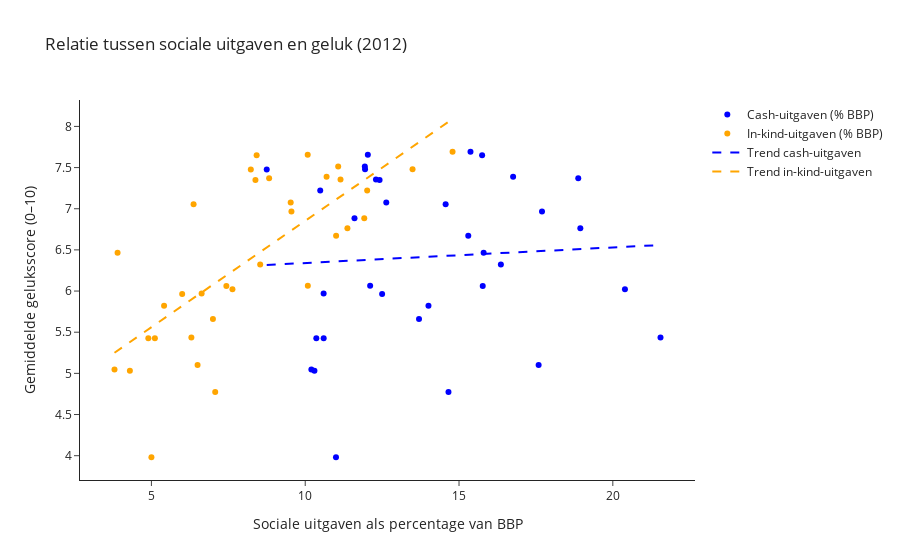

This figure's notebook cell:
### Code cell
import pandas as pd
import numpy as np
import plotly.graph_objects as go

# Dataset inladen
pad = "Data/volledige_gecombineerde_dataset.csv"  # Pas pad aan indien nodig
df = pd.read_csv(pad)

# Filteren op compleet jaar
df_2012 = df[df['year'] == 2012].dropna(subset=[
    'socexp_c_pmp',
    'socexp_k_pmp',
    'ladder_y'  # Dit is de juiste kolomnaam
])

# Functie voor regressielijn
def regressielijn(x, y):
    slope, intercept = np.polyfit(x, y, 1)
    x_vals = np.linspace(x.min(), x.max(), 100)
    y_vals = slope * x_vals + intercept
    return x_vals, y_vals

# Data voorbereiden
x_cash = df_2012['socexp_c_pmp']
x_natura = df_2012['socexp_k_pmp']
y_geluk = df_2012['ladder_y']


# Regressielijnen
x_vals_cash, y_vals_cash = regressielijn(x_cash, y_geluk)
x_vals_natura, y_vals_natura = regressielijn(x_natura, y_geluk)

# Figuur
fig = go.Figure()

# Cash-uitgaven
fig.add_trace(go.Scatter(
    x=x_cash,
    y=y_geluk,
    mode='markers',
    marker=dict(color='blue'),
    text=df_2012['country'],
    name='Cash-uitgaven (% BBP)',
    hovertemplate="<b>%{text}</b><br>Cash-uitgaven: %{x:.2f}% van BBP<br>Geluksscore: %{y:.2f}<extra></extra>"
))

# In-kind-uitgaven
fig.add_trace(go.Scatter(
    x=x_natura,
    y=y_geluk,
    mode='markers',
    marker=dict(color='orange'),
    text=df_2012['country'],
    name='In-kind-uitgaven (% BBP)',
    hovertemplate="<b>%{text}</b><br>In-kind-uitgaven: %{x:.2f}% van BBP<br>Geluksscore: %{y:.2f}<extra></extra>"
))

# Trendlijn cash
fig.add_trace(go.Scatter(
    x=x_vals_cash,
    y=y_vals_cash,
    mode='lines',
    line=dict(color='blue', dash='dash'),
    name='Trend cash-uitgaven'
))

# Trendlijn in-kind
fig.add_trace(go.Scatter(
    x=x_vals_natura,
    y=y_vals_natura,
    mode='lines',
    line=dict(color='orange', dash='dash'),
    name='Trend in-kind-uitgaven'
))

# Layout
fig.update_layout(
    title="Relatie tussen sociale uitgaven en geluk (2012)",
    xaxis_title="Sociale uitgaven als percentage van BBP",
    yaxis_title="Gemiddelde geluksscore (0–10)",
    template="simple_white"
)

fig.show()

### Figure 1 — Plotly figure (JSON) as saved in the notebook; plotly's stock layout.template omitted (floating-point values rounded to 4 significant figures)
{"data": [{"hovertemplate": "<b>%{text}</b><br>Cash-uitgaven: %{x:.2f}% van BBP<br>Geluksscore: %{y:.2f}<extra></extra>", "marker": {"color": "blue"}, "mode": "markers", "name": "Cash-uitgaven (% BBP)", "text": ["Australia", "Austria", "Belgium", "Bulgaria", "Canada", "Croatia", "Cyprus", "Denmark", "Estonia", "Finland", "France", "Germany", "Greece", "Hungary", "Iceland", "Ireland", "Italy", "Japan", "Latvia", "Lithuania", "Luxembourg", "Malta", "Netherlands", "New Zealand", "Norway", "Poland", "Portugal", "Romania", "Slovakia", "Slovenia", "Spain", "Sweden", "Switzerland", "United Kingdom"], "type": "scatter", "x": [12.42, 18.88, 17.7, 11, 8.749, 13.7, 15.8, 15.37, 10.36, 16.76, 18.94, 15.3, 21.55, 14.66, 12.3, 12.63, 20.39, 12.11, 10.2, 10.6, 14.56, 12.5, 11.94, 10.49, 12.04, 14.01, 17.59, 10.3, 10.6, 15.77, 16.36, 11.95, 15.75, 11.6], "y": [7.35, 7.369, 6.967, 3.981, 7.477, 5.661, 6.466, 7.693, 5.426, 7.389, 6.764, 6.672, 5.435, 4.775, 7.355, 7.076, 6.021, 6.064, 5.046, 5.426, 7.054, 5.964, 7.512, 7.221, 7.655, 5.822, 5.101, 5.033, 5.969, 6.06, 6.322, 7.48, 7.65, 6.883]}, {"hovertemplate": "<b>%{text}</b><br>In-kind-uitgaven: %{x:.2f}% van BBP<br>Geluksscore: %{y:.2f}<extra></extra>", "marker": {"color": "orange"}, "mode": "markers", "name": "In-kind-uitgaven (% BBP)", "text": ["Australia", "Austria", "Belgium", "Bulgaria", "Canada", "Croatia", "Cyprus", "Denmark", "Estonia", "Finland", "France", "Germany", "Greece", "Hungary", "Iceland", "Ireland", "Italy", "Japan", "Latvia", "Lithuania", "Luxembourg", "Malta", "Netherlands", "New Zealand", "Norway", "Poland", "Portugal", "Romania", "Slovakia", "Slovenia", "Spain", "Sweden", "Switzerland", "United Kingdom"], "type": "scatter", "x": [8.382, 8.827, 9.552, 5, 8.231, 7, 3.9, 14.79, 5.112, 10.7, 11.37, 11.0, 6.299, 7.074, 11.15, 9.528, 7.634, 10.09, 3.8, 4.9, 6.371, 6, 11.07, 12.01, 10.08, 5.412, 6.501, 4.3, 6.633, 7.436, 8.536, 13.49, 8.421, 11.92], "y": [7.35, 7.369, 6.967, 3.981, 7.477, 5.661, 6.466, 7.693, 5.426, 7.389, 6.764, 6.672, 5.435, 4.775, 7.355, 7.076, 6.021, 6.064, 5.046, 5.426, 7.054, 5.964, 7.512, 7.221, 7.655, 5.822, 5.101, 5.033, 5.969, 6.06, 6.322, 7.48, 7.65, 6.883]}, {"line": {"color": "blue", "dash": "dash"}, "mode": "lines", "name": "Trend cash-uitgaven", "type": "scatter", "x": [8.749, 8.878, 9.008, 9.137, 9.266, 9.396, 9.525, 9.654, 9.783, 9.913, 10.04, 10.17, 10.3, 10.43, 10.56, 10.69, 10.82, 10.95, 11.08, 11.21, 11.34, 11.46, 11.59, 11.72, 11.85, 11.98, 12.11, 12.24, 12.37, 12.5, 12.63, 12.76, 12.89, 13.02, 13.15, 13.27, 13.4, 13.53, 13.66, 13.79, 13.92, 14.05, 14.18, 14.31, 14.44, 14.57, 14.7, 14.83, 14.96, 15.08, 15.21, 15.34, 15.47, 15.6, 15.73, 15.86, 15.99, 16.12, 16.25, 16.38, 16.51, 16.64, 16.77, 16.9, 17.02, 17.15, 17.28, 17.41, 17.54, 17.67, 17.8, 17.93, 18.06, 18.19, 18.32, 18.45, 18.58, 18.71, 18.83, 18.96, 19.09, 19.22, 19.35, 19.48, 19.61, 19.74, 19.87, 20.0, 20.13, 20.26, 20.39, 20.52, 20.64, 20.77, 20.9, 21.03, 21.16, 21.29, 21.42, 21.55], "y": [6.317, 6.32, 6.322, 6.324, 6.327, 6.329, 6.332, 6.334, 6.337, 6.339, 6.342, 6.344, 6.346, 6.349, 6.351, 6.354, 6.356, 6.359, 6.361, 6.364, 6.366, 6.368, 6.371, 6.373, 6.376, 6.378, 6.381, 6.383, 6.386, 6.388, 6.391, 6.393, 6.395, 6.398, 6.4, 6.403, 6.405, 6.408, 6.41, 6.413, 6.415, 6.417, 6.42, 6.422, 6.425, 6.427, 6.43, 6.432, 6.435, 6.437, 6.439, 6.442, 6.444, 6.447, 6.449, 6.452, 6.454, 6.457, 6.459, 6.461, 6.464, 6.466, 6.469, 6.471, 6.474, 6.476, 6.479, 6.481, 6.484, 6.486, 6.488, 6.491, 6.493, 6.496, 6.498, 6.501, 6.503, 6.506, 6.508, 6.51, 6.513, 6.515, 6.518, 6.52, 6.523, 6.525, 6.528, 6.53, 6.532, 6.535, 6.537, 6.54, 6.542, 6.545, 6.547, 6.55, 6.552, 6.554, 6.557, 6.559]}, {"line": {"color": "orange", "dash": "dash"}, "mode": "lines", "name": "Trend in-kind-uitgaven", "type": "scatter", "x": [3.8, 3.911, 4.022, 4.133, 4.244, 4.355, 4.466, 4.577, 4.688, 4.799, 4.91, 5.021, 5.132, 5.243, 5.354, 5.465, 5.576, 5.687, 5.798, 5.909, 6.02, 6.131, 6.242, 6.353, 6.464, 6.575, 6.686, 6.797, 6.908, 7.019, 7.13, 7.241, 7.352, 7.463, 7.574, 7.685, 7.796, 7.907, 8.018, 8.129, 8.24, 8.351, 8.462, 8.573, 8.684, 8.795, 8.906, 9.017, 9.128, 9.239, 9.351, 9.462, 9.573, 9.684, 9.795, 9.906, 10.02, 10.13, 10.24, 10.35, 10.46, 10.57, 10.68, 10.79, 10.9, 11.02, 11.13, 11.24, 11.35, 11.46, 11.57, 11.68, 11.79, 11.9, 12.01, 12.13, 12.24, 12.35, 12.46, 12.57, 12.68, 12.79, 12.9, 13.01, 13.12, 13.24, 13.35, 13.46, 13.57, 13.68, 13.79, 13.9, 14.01, 14.12, 14.23, 14.35, 14.46, 14.57, 14.68, 14.79], "y": [5.251, 5.28, 5.308, 5.337, 5.366, 5.394, 5.423, 5.452, 5.48, 5.509, 5.538, 5.566, 5.595, 5.624, 5.652, 5.681, 5.71, 5.738, 5.767, 5.796, 5.824, 5.853, 5.882, 5.91, 5.939, 5.968, 5.997, 6.025, 6.054, 6.083, 6.111, 6.14, 6.169, 6.197, 6.226, 6.255, 6.283, 6.312, 6.341, 6.369, 6.398, 6.427, 6.455, 6.484, 6.513, 6.541, 6.57, 6.599, 6.627, 6.656, 6.685, 6.714, 6.742, 6.771, 6.8, 6.828, 6.857, 6.886, 6.914, 6.943, 6.972, 7.0, 7.029, 7.058, 7.086, 7.115, 7.144, 7.172, 7.201, 7.23, 7.258, 7.287, 7.316, 7.344, 7.373, 7.402, 7.431, 7.459, 7.488, 7.517, 7.545, 7.574, 7.603, 7.631, 7.66, 7.689, 7.717, 7.746, 7.775, 7.803, 7.832, 7.861, 7.889, 7.918, 7.947, 7.975, 8.004, 8.033, 8.061, 8.09]}], "layout": {"title": {"text": "Relatie tussen sociale uitgaven en geluk (2012)"}, "xaxis": {"title": {"text": "Sociale uitgaven als percentage van BBP"}}, "yaxis": {"title": {"text": "Gemiddelde geluksscore (0–10)"}}}}
